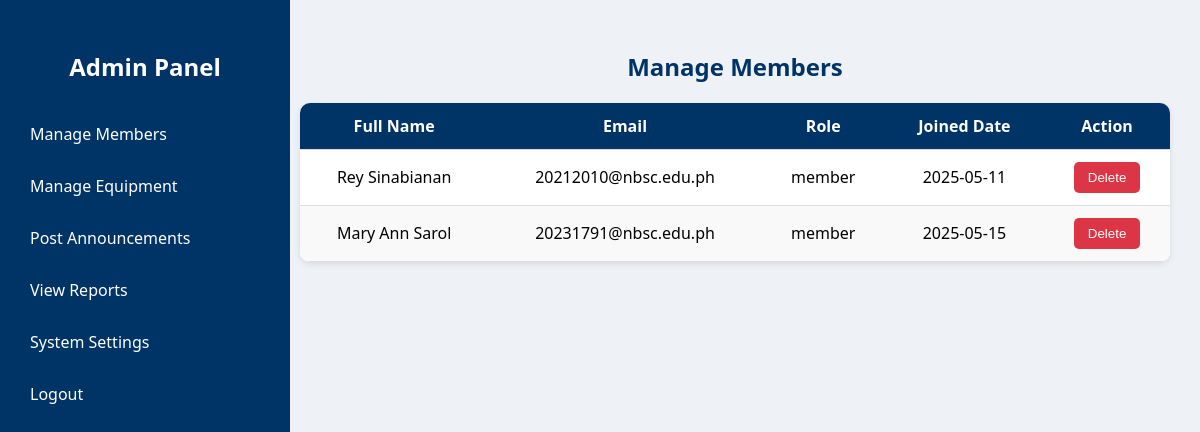
/manage_members.php (signed in), run on the app's committed database.
### tables this page shows
CREATE TABLE `members` (
  `member_id` int(11) NOT NULL,
  `user_id` int(11) NOT NULL,
  `full_name` varchar(100) NOT NULL,
  `email` varchar(100) NOT NULL,
  `joined_date` date DEFAULT NULL,
  `password` varchar(255) NOT NULL,
  `role` enum('admin','member') DEFAULT 'member'
);

### manage_members.php (the view, shortened to what this page needs)
<?php
include 'db_connect.php';
$query = "SELECT user_id, full_name, email, role, joined_date FROM members";
$result = $conn->query($query);
?>
<!DOCTYPE html>
<html lang="en">
<head>
</head>
<body>
<div class="sidebar" id="sidebar">
    <h2><a href="admin_panel.php">Admin Panel</a></h2>
    <a href="manage_members.php">Manage Members</a>
    <a href="manage_equipment.php">Manage Equipment</a>
    <a href="post_announcements.php">Post Announcements</a>
    <a href="view_reports.php">View Reports</a>
    <a href="settings.php">System Settings</a>
    <a href="logout.php">Logout</a>
</div>
<div class="container">
    <h2>Manage Members</h2>
    <table>
        <thead>
            <tr>
                <th>Full Name</th>
                <th>Email</th>
                <th>Role</th>
                <th>Joined Date</th>
                <th>Action</th>
            </tr>
        </thead>
        <tbody>
        <?php while ($row = $result->fetch_assoc()): ?>
            <tr>
                <td><?= htmlspecialchars($row['full_name']); ?></td>
                <td><?= htmlspecialchars($row['email']); ?></td>
                <td><?= htmlspecialchars($row['role']); ?></td>
                <td><?= htmlspecialchars($row['joined_date']); ?></td>
                <td>
                    <form method="POST" onsubmit="return confirmDelete()">
                        <button type="submit" class="delete-btn">Delete</button>
                    </form>
                </td>
            </tr>
        <?php endwhile; ?>
        </tbody>
    </table>
</div>
</body>
</html>

### manage_members.php (style rules this page uses)
body { margin: 0; font-family: 'Segoe UI', sans-serif; background: #eef1f5; display: flex; }
.sidebar { width: 250px; background: #003366; color: white; padding: 20px; height: 100vh; position: fixed; top: 0; left: 0; }
.sidebar a { display: block; color: white; text-decoration: none; padding: 10px; border-radius: 5px; margin-bottom: 10px; }
.container { margin-left: 270px; padding: 30px; width: 100%; }
h2 { text-align: center; color: #003366; margin-bottom: 20px; }
table { width: 100%; border-collapse: collapse; background: white; border-radius: 10px; overflow: hidden; box-shadow: 0 2px 6px rgba(0,0,0,0.1); }
th, td { padding: 12px 15px; border-bottom: 1px solid #ddd; text-align: center; }
th { background: #003366; color: white; font-weight: 600; }
tr:nth-child(even) { background: #f9f9f9; }
.delete-btn { background: #dc3545; color: white; border: none; padding: 8px 14px; border-radius: 5px; cursor: pointer; transition: background 0.3s; }

### data on the page
members: full_name "Rey Sinabianan", email "20212010@nbsc.edu.ph", role "member", joined_date "2025-05-11"
members: full_name "Mary Ann Sarol", email "20231791@nbsc.edu.ph", role "member", joined_date "2025-05-15"
